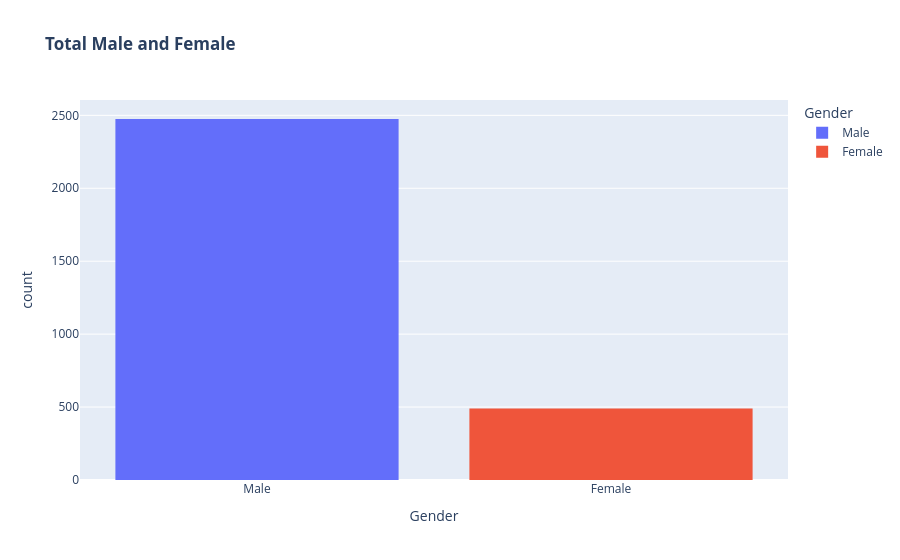

Write notebook code for a chart like this one.
### Code cell
px.histogram(df,
             x="Gender",
             title="<b>Total Male and Female</b>",
             color="Gender")

### Figure 1 — Plotly figure (JSON) as saved in the notebook; plotly's stock layout.template omitted (floating-point values rounded to 4 significant figures; data arrays with more than 128 entries replaced by an {"elided": "..."} marker saying what was removed)
{"data": [{"bingroup": "x", "hovertemplate": "Gender=%{x}<br>count=%{y}<extra></extra>", "legendgroup": "Male", "marker": {"color": "#636efa", "pattern": {"shape": ""}}, "name": "Male", "orientation": "v", "showlegend": true, "type": "histogram", "x": {"elided": "2475 str values"}, "xaxis": "x", "yaxis": "y"}, {"bingroup": "x", "hovertemplate": "Gender=%{x}<br>count=%{y}<extra></extra>", "legendgroup": "Female", "marker": {"color": "#EF553B", "pattern": {"shape": ""}}, "name": "Female", "orientation": "v", "showlegend": true, "type": "histogram", "x": {"elided": "491 str values"}, "xaxis": "x", "yaxis": "y"}], "layout": {"barmode": "relative", "legend": {"title": {"text": "Gender"}, "tracegroupgap": 0}, "title": {"text": "<b>Total Male and Female</b>"}, "xaxis": {"anchor": "y", "categoryarray": ["Male", "Female"], "categoryorder": "array", "domain": [0, 1], "title": {"text": "Gender"}}, "yaxis": {"anchor": "x", "domain": [0, 1], "title": {"text": "count"}}}}
